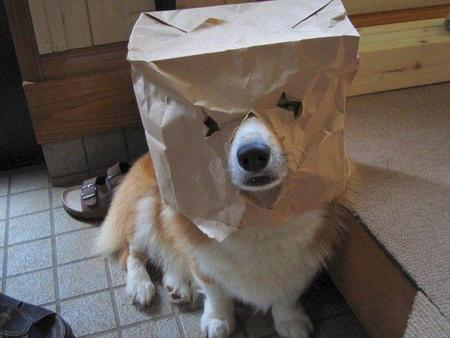
#> input picture image.png, 450 x 338 px
$ python temp.py --image ../image.png   (older library calls are emulated)
#> lines starting #> are read from the running program, lines starting #| are printed output that depends on the picture; after the words box and inside, x2 and y2 are one past the last pixel; in counts of white or black regions, pixels touching at a corner belong together
#python3 temp.py --image ../image.png

#docs -- https://docs.opencv.org/3.0-beta/doc/py_tutorials/py_imgproc/py_morphological_ops/py_morphological_ops.html#exercises


import numpy as np
import argparse
import cv2

#import imutils


ap = argparse.ArgumentParser()
ap.add_argument("-i", "--image", required=True,
               help="Path to the image")
args = vars(ap.parse_args())

image = cv2.imread(args["image"])
#> image is the input picture: shape (338, 450, 3); mean B, G, R 90.4, 97.3, 107.3

cv2.imshow("Origional", image)
cv2.waitKey(0)


####convert to binary image
# https://stackoverflow.com/questions/7624765/converting-an-opencv-image-to-black-and-white

# 1 Convert image to greyscale

gray_image = cv2.cvtColor(image, cv2.COLOR_BGR2GRAY)
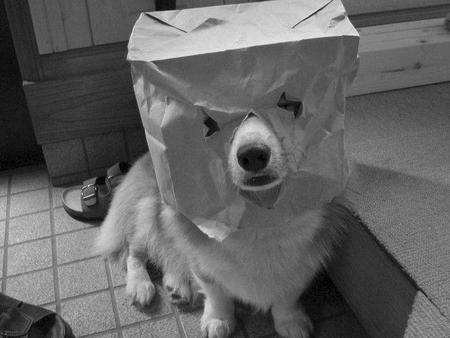
#> gray_image: shape (338, 450); min 0, max 243, mean 99.5

cv2.imshow("Grey image", gray_image)
cv2.waitKey(0)

# 2 Convert from greyscale to binary image with an unkown threshold

###In this case, the function determines the optimal threshold value using the Otsu’s algorithm and uses it instead of the specified thresh
(thresh, binary_image) = cv2.threshold(gray_image, 128, 255, cv2.THRESH_BINARY | cv2.THRESH_OTSU)
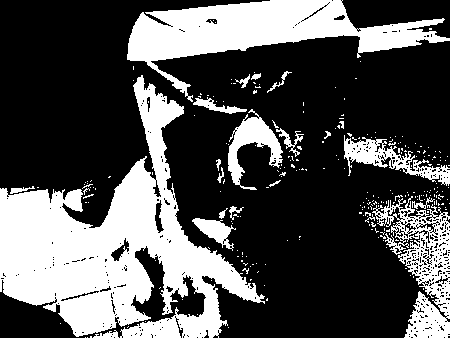
#> binary_image: shape (338, 450); 32.3% white; 260 white regions (238 under 20 px), largest, box (x1, y1, x2, y2) and area: (0, 75, 265, 338) 27108, (127, 0, 450, 102) 11632, (372, 196, 450, 338) 4475
#> thresh = 113

cv2.imshow("Binary image", binary_image)
cv2.waitKey(0)

### closing to reduce noise
structuringElement = np.ones((3,3),np.uint8)

closing = cv2.morphologyEx(binary_image, cv2.MORPH_CLOSE,  structuringElement)
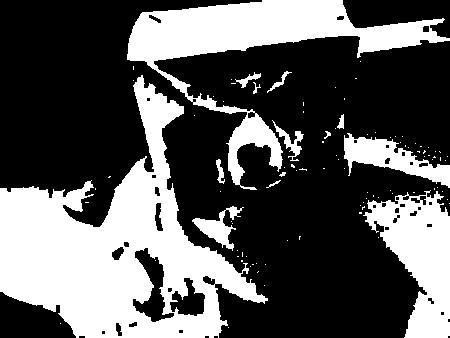
#> closing: shape (338, 450); 35.3% white; 98 white regions (84 under 20 px), largest, box (x1, y1, x2, y2) and area: (0, 75, 268, 338) 28564, (127, 0, 450, 190) 14000, (363, 190, 450, 338) 6992
cv2.imshow("reduced noise experiment", closing)
cv2.waitKey(0)


#### Connected Components labeling ####
#http://answers.opencv.org/question/168281/calculating-image-moments-after-connected-component-labeling-function/


#The second parameter is 4-neighborhood?
#connectivity	8 or 4 for 8-way or 4-way connectivity respectively
#ltype	output image label type. Currently CV_32S and CV_16U are supported.

#Why do these two give seperate outputs?
output = cv2.connectedComponentsWithStats(binary_image, connectivity=4, ltype=cv2.CV_32S)
output = cv2.connectedComponentsWithStats(binary_image, 4, cv2.CV_32S)

num_labels = output[0]
#> num_labels = 261
labels = output[1]
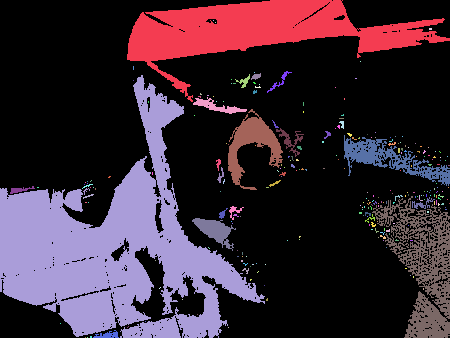
#> labels: shape (338, 450) int32; 261 distinct labels, from 0 to 260; one colour per label, 0 black
stats = output[2]
#> stats = 261 rows, first 6: [0, 0, 450, 338, 102963], [127, 0, 323, 102, 11632], [213, 20, 1, 1, 1], [215, 22, 1, 1, 1], [429, 28, 3, 2, 6], [360, 61, 1, 1, 1]
centroids = output[3]
#> centroids = 261 pairs, first value 19.42 to 449, second value 20 to 337

print("Num labels: {}".format(num_labels))
#| Num labels: 261
print("labels: {}".format(labels))
#> (printed output is left out)
print("Stats: {}".format(stats))
#> (printed output is left out)


#custom example with numpy
# 0 1 0
# 1 0 1
# 0 1 0
#structuringElement3 = np.array([[0,1,0],[1,0,1], [0,1,0]])

structuringElementOnes = np.ones((5,5),np.uint8)


################   erosion  ########################
erosion = cv2.erode(binary_image, structuringElementOnes ,iterations = 1)
#> erosion: shape (338, 450); 19.9% white; 45 white regions (27 under 20 px), largest, box (x1, y1, x2, y2) and area: (0, 163, 254, 338) 16517, (129, 0, 356, 60) 7794, (62, 293, 113, 334) 1393
cv2.imshow("Eroded image", erosion)
cv2.waitKey(0)

for i in range(2,4,1):
    erosion2 = cv2.erode(binary_image, structuringElementOnes ,iterations = i)
    cv2.imshow("Eroded image in loop at {}".format(i), erosion2)
    cv2.waitKey(0)


################   dilation  ########################
dilation = cv2.dilate(binary_image,structuringElementOnes,iterations = 1)
#> dilation: shape (338, 450); 44.2% white; 23 white regions, largest, box (x1, y1, x2, y2) and area: (0, 73, 270, 338) 34506, (125, 0, 450, 192) 18660, (320, 112, 450, 338) 12608
cv2.imshow("dilated image", dilation)
cv2.waitKey(0)


####### gradient ############
#It is the difference between dilation and erosion of an image.

gradient = cv2.morphologyEx(binary_image, cv2.MORPH_GRADIENT, structuringElementOnes)
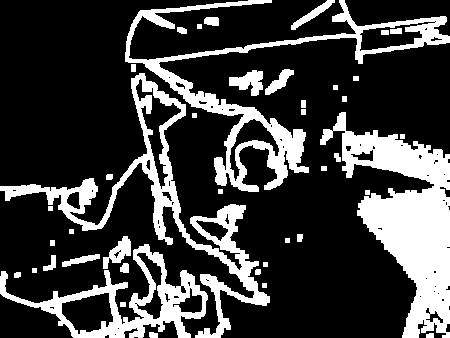
#> gradient: shape (338, 450); 24.3% white; 42 white regions, largest, box (x1, y1, x2, y2) and area: (320, 112, 450, 338) 12110, (125, 0, 450, 192) 8343, (0, 73, 270, 338) 8230
cv2.imshow("dif between dilation and erosion", gradient)
cv2.waitKey(0)


##### Same with cv2.createStructuring element

cross = cv2.getStructuringElement(cv2.MORPH_CROSS,(5,5))
#> cross = [[0, 0, 1, 0, 0], [0, 0, 1, 0, 0], [1, 1, 1, 1, 1], [0, 0, 1, 0, 0], [0, 0, 1, 0, 0]]
ellipse = cv2.getStructuringElement(cv2.MORPH_ELLIPSE,(5,5))
#> ellipse = [[0, 0, 1, 0, 0], [1, 1, 1, 1, 1], [1, 1, 1, 1, 1], [1, 1, 1, 1, 1], [0, 0, 1, 0, 0]]
rect = cv2.getStructuringElement(cv2.MORPH_RECT,(5,5))
#> rect = [[1, 1, 1, 1, 1], [1, 1, 1, 1, 1], [1, 1, 1, 1, 1], [1, 1, 1, 1, 1], [1, 1, 1, 1, 1]]

SArray = {"cross":cross, "ellipse":ellipse, "rect":rect}


for elem in SArray.keys():
    erosion = cv2.erode(binary_image, SArray[elem] ,iterations = 1)
    cv2.imshow("Eroded image with Struct image: {}".format(elem), erosion)
    cv2.waitKey(0)

    dilation = cv2.dilate(binary_image,SArray[elem],iterations = 1)
    cv2.imshow("dilated image with Struct image: {}".format(elem), dilation)
    cv2.waitKey(0)

    gradient = cv2.morphologyEx(binary_image, cv2.MORPH_GRADIENT, SArray[elem])
    cv2.imshow("dif between dilation and erosion with Struct image: {}".format(elem), gradient)
    cv2.waitKey(0)
#> this loop made 3 passes
#> elem on passes 1 to 3: 'cross', 'ellipse', 'rect'
#> pass 1, `gradient = cv2.morphologyEx(binary_image, cv2.MORPH_GRADIENT, SArray[e..`:
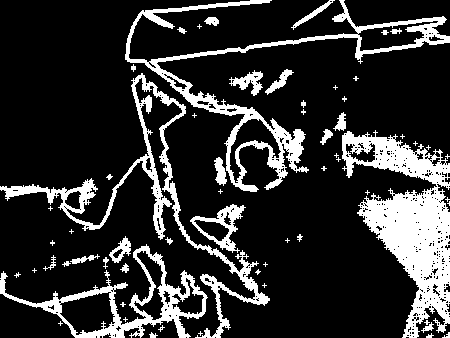
#> gradient: shape (338, 450); 18.7% white; 62 white regions (32 under 20 px), largest, box (x1, y1, x2, y2) and area: (342, 130, 450, 338) 9778, (125, 0, 450, 192) 6396, (0, 73, 270, 338) 5178
#> pass 2, `erosion = cv2.erode(binary_image, SArray[elem] ,iterations = 1)`:
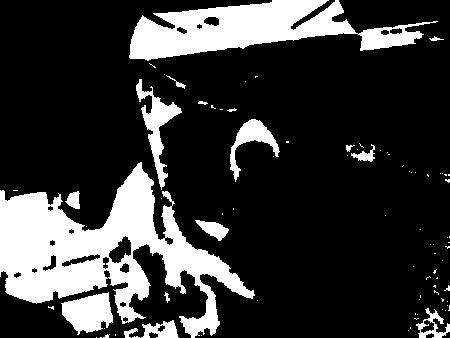
#> erosion: shape (338, 450); 21.3% white; 85 white regions (68 under 20 px), largest, box (x1, y1, x2, y2) and area: (0, 162, 255, 338) 17402, (129, 0, 438, 61) 9155, (61, 292, 113, 335) 1463

$ run again, with redTest.jpg saved as image.png
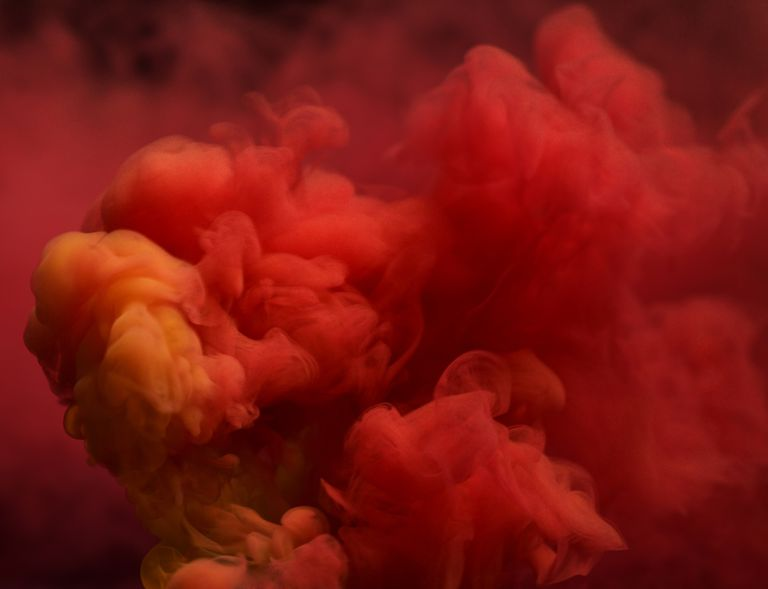
#> input picture redTest.jpg, 768 x 589 px
#> image is the input picture: shape (589, 768, 3); mean B, G, R 17, 22.7, 127.4
#> binary_image: shape (589, 768); 36% white; 97 white regions (69 under 20 px), largest, box (x1, y1, x2, y2) and area: (0, 5, 768, 434) 134832, (356, 387, 622, 545) 13659, (217, 504, 341, 585) 4338
#> thresh = 58
#> closing: shape (589, 768); 36.2% white; 65 white regions (42 under 20 px), largest, box (x1, y1, x2, y2) and area: (0, 5, 768, 434) 135684, (356, 387, 622, 545) 13854, (160, 504, 341, 589) 7130
#> num_labels = 98
#> `labels = output[1]`:
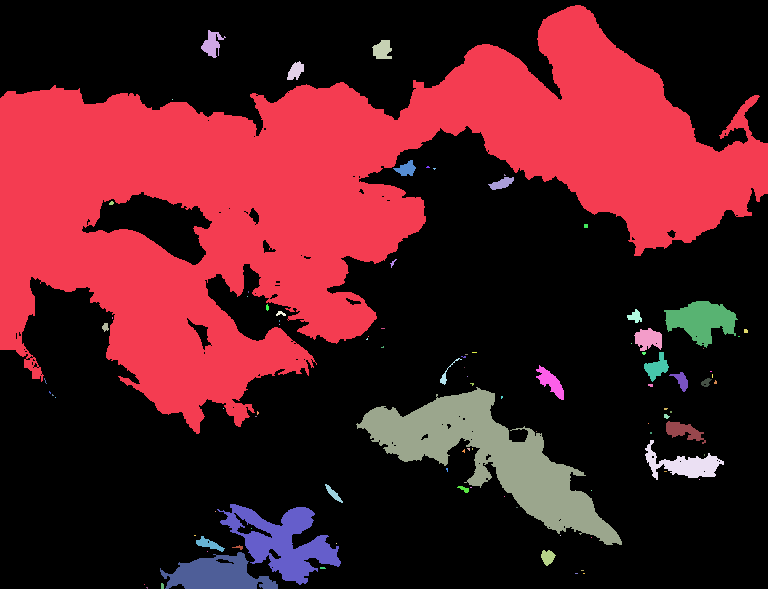
#> labels: shape (589, 768) int32; 98 distinct labels, from 0 to 97; one colour per label, 0 black
#> stats = 98 rows, first 6: [0, 0, 768, 589, 289480], [0, 5, 768, 429, 134832], [201, 30, 25, 28, 338], [372, 40, 20, 19, 285], [287, 61, 17, 19, 205], [172, 99, 1, 1, 1]
#> centroids = 98 pairs, first value 44.83 to 745.4, second value 43.58 to 587.3
#| Num labels: 98
#> (printed output is left out)
#| Stats: [[     0      0    768    589 289480]
#|  [     0      5    768    429 134832]
#|  [   201     30     25     28    338]
#|  [   372     40     20     19    285]
#|  [   287     61     17     19    205]
#|  [   172     99      1      1      1]
#> (further printed lines are left out)
#> cross = [[0, 0, 1, 0, 0], [0, 0, 1, 0, 0], [1, 1, 1, 1, 1], [0, 0, 1, 0, 0], [0, 0, 1, 0, 0]]
#> ellipse = [[0, 0, 1, 0, 0], [1, 1, 1, 1, 1], [1, 1, 1, 1, 1], [1, 1, 1, 1, 1], [0, 0, 1, 0, 0]]
#> rect = [[1, 1, 1, 1, 1], [1, 1, 1, 1, 1], [1, 1, 1, 1, 1], [1, 1, 1, 1, 1], [1, 1, 1, 1, 1]]
#> the loop `for elem in SArray.keys():` made 3 passes
#> elem on passes 1 to 3: 'cross', 'ellipse', 'rect'
#> pass 2, `erosion = cv2.erode(binary_image, SArray[elem] ,iterations = 1)`:
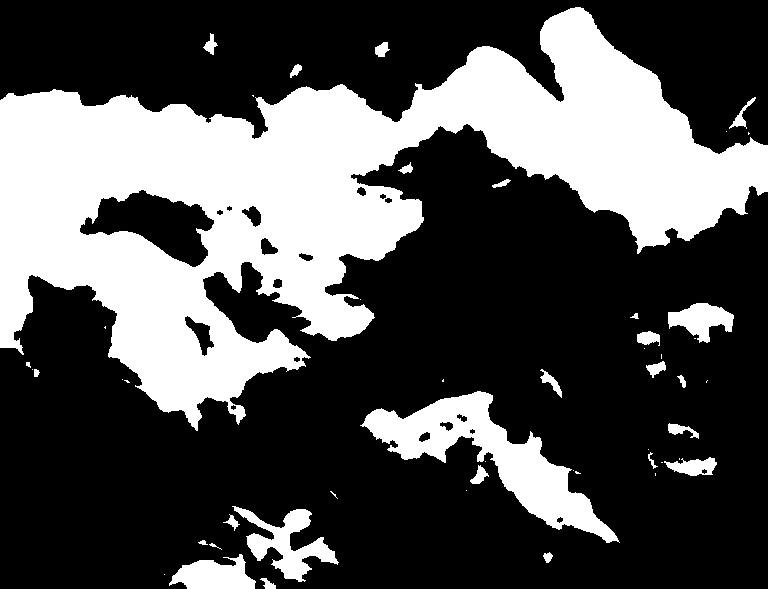
#> erosion: shape (589, 768); 32.2% white; 50 white regions (23 under 20 px), largest, box (x1, y1, x2, y2) and area: (0, 7, 768, 431) 125082, (360, 391, 620, 543) 11202, (232, 506, 339, 582) 2914
